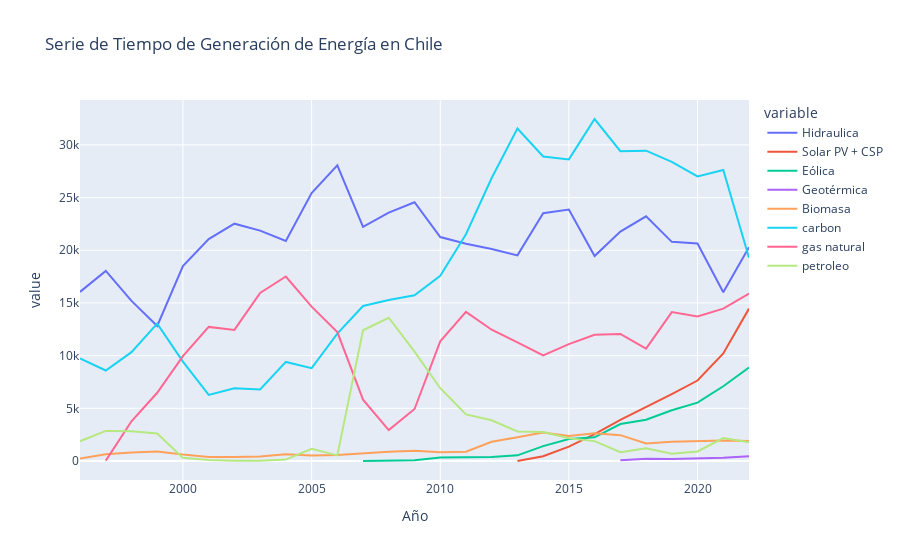

Write notebook code for a chart like this one.
### Code cell
# Lista de fuentes de energía a incluir, asegúrate de que los nombres coincidan con tu archivo
fuentes_energia = ["Hidraulica", "Solar PV + CSP", "Eólica", "Geotérmica", "Biomasa", 
                   "carbon", "gas natural", "petroleo "]

# Preparar DataFrame para cada fuente de energía
df_series = pd.DataFrame()

for fuente in fuentes_energia:
    if fuente in df[df.columns[0]].values:
        df_temp = df[df[df.columns[0]] == fuente]
        df_temp = df_temp.iloc[:, 1:].T
        df_temp.columns = [fuente]
        df_temp = df_temp.reset_index()
        df_temp.rename(columns={"index": "Año"}, inplace=True)
        df_temp['Año'] = pd.to_datetime(df_temp['Año'], format='%Y')
        df_series = pd.concat([df_series, df_temp.set_index('Año')], axis=1)

# Restablecer el índice
df_series = df_series.reset_index()

# Crear el gráfico de serie de tiempo con Plotly
fig = px.line(df_series, x='Año', y=df_series.columns[1:], title='Serie de Tiempo de Generación de Energía en Chile')

# Mostrar el gráfico
fig.show()

### Figure 1 — Plotly figure (JSON) as saved in the notebook; plotly's stock layout.template omitted (floating-point values rounded to 4 significant figures)
{"data": [{"hovertemplate": "variable=Hidraulica<br>Año=%{x}<br>value=%{y}<extra></extra>", "legendgroup": "Hidraulica", "line": {"color": "#636efa", "dash": "solid"}, "marker": {"symbol": "circle"}, "mode": "lines", "name": "Hidraulica", "orientation": "v", "showlegend": true, "type": "scatter", "x": ["1996-01-01T00:00:00", "1997-01-01T00:00:00", "1998-01-01T00:00:00", "1999-01-01T00:00:00", "2000-01-01T00:00:00", "2001-01-01T00:00:00", "2002-01-01T00:00:00", "2003-01-01T00:00:00", "2004-01-01T00:00:00", "2005-01-01T00:00:00", "2006-01-01T00:00:00", "2007-01-01T00:00:00", "2008-01-01T00:00:00", "2009-01-01T00:00:00", "2010-01-01T00:00:00", "2011-01-01T00:00:00", "2012-01-01T00:00:00", "2013-01-01T00:00:00", "2014-01-01T00:00:00", "2015-01-01T00:00:00", "2016-01-01T00:00:00", "2017-01-01T00:00:00", "2018-01-01T00:00:00", "2019-01-01T00:00:00", "2020-01-01T00:00:00", "2021-01-01T00:00:00", "2022-01-01T00:00:00"], "xaxis": "x", "y": [16051, 18040, 15194, 12817, 18508, 21058, 22524, 21864, 20889, 25436, 28068, 22227, 23570, 24557, 21254, 20623, 20124, 19514, 23511, 23866, 19446, 21768, 23218, 20797, 20637, 16016, 20290], "yaxis": "y"}, {"hovertemplate": "variable=Solar PV + CSP<br>Año=%{x}<br>value=%{y}<extra></extra>", "legendgroup": "Solar PV + CSP", "line": {"color": "#EF553B", "dash": "solid"}, "marker": {"symbol": "circle"}, "mode": "lines", "name": "Solar PV + CSP", "orientation": "v", "showlegend": true, "type": "scatter", "x": ["1996-01-01T00:00:00", "1997-01-01T00:00:00", "1998-01-01T00:00:00", "1999-01-01T00:00:00", "2000-01-01T00:00:00", "2001-01-01T00:00:00", "2002-01-01T00:00:00", "2003-01-01T00:00:00", "2004-01-01T00:00:00", "2005-01-01T00:00:00", "2006-01-01T00:00:00", "2007-01-01T00:00:00", "2008-01-01T00:00:00", "2009-01-01T00:00:00", "2010-01-01T00:00:00", "2011-01-01T00:00:00", "2012-01-01T00:00:00", "2013-01-01T00:00:00", "2014-01-01T00:00:00", "2015-01-01T00:00:00", "2016-01-01T00:00:00", "2017-01-01T00:00:00", "2018-01-01T00:00:00", "2019-01-01T00:00:00", "2020-01-01T00:00:00", "2021-01-01T00:00:00", "2022-01-01T00:00:00"], "xaxis": "x", "y": [null, null, null, null, null, null, null, null, null, null, null, null, null, null, null, null, null, 7, 459, 1360, 2550, 3896, 5083, 6347, 7638, 10215, 14463], "yaxis": "y"}, {"hovertemplate": "variable=Eólica<br>Año=%{x}<br>value=%{y}<extra></extra>", "legendgroup": "Eólica", "line": {"color": "#00cc96", "dash": "solid"}, "marker": {"symbol": "circle"}, "mode": "lines", "name": "Eólica", "orientation": "v", "showlegend": true, "type": "scatter", "x": ["1996-01-01T00:00:00", "1997-01-01T00:00:00", "1998-01-01T00:00:00", "1999-01-01T00:00:00", "2000-01-01T00:00:00", "2001-01-01T00:00:00", "2002-01-01T00:00:00", "2003-01-01T00:00:00", "2004-01-01T00:00:00", "2005-01-01T00:00:00", "2006-01-01T00:00:00", "2007-01-01T00:00:00", "2008-01-01T00:00:00", "2009-01-01T00:00:00", "2010-01-01T00:00:00", "2011-01-01T00:00:00", "2012-01-01T00:00:00", "2013-01-01T00:00:00", "2014-01-01T00:00:00", "2015-01-01T00:00:00", "2016-01-01T00:00:00", "2017-01-01T00:00:00", "2018-01-01T00:00:00", "2019-01-01T00:00:00", "2020-01-01T00:00:00", "2021-01-01T00:00:00", "2022-01-01T00:00:00"], "xaxis": "x", "y": [null, null, null, null, null, null, null, null, null, null, null, 3, 31, 71, 325, 324, 383, 539, 1411, 2080, 2252, 3507, 3918, 4812, 5537, 7095, 8872], "yaxis": "y"}, {"hovertemplate": "variable=Geotérmica<br>Año=%{x}<br>value=%{y}<extra></extra>", "legendgroup": "Geotérmica", "line": {"color": "#ab63fa", "dash": "solid"}, "marker": {"symbol": "circle"}, "mode": "lines", "name": "Geotérmica", "orientation": "v", "showlegend": true, "type": "scatter", "x": ["1996-01-01T00:00:00", "1997-01-01T00:00:00", "1998-01-01T00:00:00", "1999-01-01T00:00:00", "2000-01-01T00:00:00", "2001-01-01T00:00:00", "2002-01-01T00:00:00", "2003-01-01T00:00:00", "2004-01-01T00:00:00", "2005-01-01T00:00:00", "2006-01-01T00:00:00", "2007-01-01T00:00:00", "2008-01-01T00:00:00", "2009-01-01T00:00:00", "2010-01-01T00:00:00", "2011-01-01T00:00:00", "2012-01-01T00:00:00", "2013-01-01T00:00:00", "2014-01-01T00:00:00", "2015-01-01T00:00:00", "2016-01-01T00:00:00", "2017-01-01T00:00:00", "2018-01-01T00:00:00", "2019-01-01T00:00:00", "2020-01-01T00:00:00", "2021-01-01T00:00:00", "2022-01-01T00:00:00"], "xaxis": "x", "y": [null, null, null, null, null, null, null, null, null, null, null, null, null, null, null, null, null, null, null, null, null, 64, 214, 202, 246, 317, 465], "yaxis": "y"}, {"hovertemplate": "variable=Biomasa<br>Año=%{x}<br>value=%{y}<extra></extra>", "legendgroup": "Biomasa", "line": {"color": "#FFA15A", "dash": "solid"}, "marker": {"symbol": "circle"}, "mode": "lines", "name": "Biomasa", "orientation": "v", "showlegend": true, "type": "scatter", "x": ["1996-01-01T00:00:00", "1997-01-01T00:00:00", "1998-01-01T00:00:00", "1999-01-01T00:00:00", "2000-01-01T00:00:00", "2001-01-01T00:00:00", "2002-01-01T00:00:00", "2003-01-01T00:00:00", "2004-01-01T00:00:00", "2005-01-01T00:00:00", "2006-01-01T00:00:00", "2007-01-01T00:00:00", "2008-01-01T00:00:00", "2009-01-01T00:00:00", "2010-01-01T00:00:00", "2011-01-01T00:00:00", "2012-01-01T00:00:00", "2013-01-01T00:00:00", "2014-01-01T00:00:00", "2015-01-01T00:00:00", "2016-01-01T00:00:00", "2017-01-01T00:00:00", "2018-01-01T00:00:00", "2019-01-01T00:00:00", "2020-01-01T00:00:00", "2021-01-01T00:00:00", "2022-01-01T00:00:00"], "xaxis": "x", "y": [238, 653, 813, 914, 617, 387, 374, 432, 646, 517, 570, 744, 884, 966, 841, 888, 1828, 2257, 2715, 2384, 2643, 2456, 1669, 1820, 1883, 1946, 1895], "yaxis": "y"}, {"hovertemplate": "variable=carbon<br>Año=%{x}<br>value=%{y}<extra></extra>", "legendgroup": "carbon", "line": {"color": "#19d3f3", "dash": "solid"}, "marker": {"symbol": "circle"}, "mode": "lines", "name": "carbon", "orientation": "v", "showlegend": true, "type": "scatter", "x": ["1996-01-01T00:00:00", "1997-01-01T00:00:00", "1998-01-01T00:00:00", "1999-01-01T00:00:00", "2000-01-01T00:00:00", "2001-01-01T00:00:00", "2002-01-01T00:00:00", "2003-01-01T00:00:00", "2004-01-01T00:00:00", "2005-01-01T00:00:00", "2006-01-01T00:00:00", "2007-01-01T00:00:00", "2008-01-01T00:00:00", "2009-01-01T00:00:00", "2010-01-01T00:00:00", "2011-01-01T00:00:00", "2012-01-01T00:00:00", "2013-01-01T00:00:00", "2014-01-01T00:00:00", "2015-01-01T00:00:00", "2016-01-01T00:00:00", "2017-01-01T00:00:00", "2018-01-01T00:00:00", "2019-01-01T00:00:00", "2020-01-01T00:00:00", "2021-01-01T00:00:00", "2022-01-01T00:00:00"], "xaxis": "x", "y": [9733, 8588, 10330, 13034, 9429, 6272, 6901, 6783, 9404, 8816, 12096, 14716, 15285, 15736, 17572, 21521, 26857, 31548, 28893, 28622, 32456, 29407, 29453, 28390, 27008, 27617, 19291], "yaxis": "y"}, {"hovertemplate": "variable=gas natural<br>Año=%{x}<br>value=%{y}<extra></extra>", "legendgroup": "gas natural", "line": {"color": "#FF6692", "dash": "solid"}, "marker": {"symbol": "circle"}, "mode": "lines", "name": "gas natural", "orientation": "v", "showlegend": true, "type": "scatter", "x": ["1996-01-01T00:00:00", "1997-01-01T00:00:00", "1998-01-01T00:00:00", "1999-01-01T00:00:00", "2000-01-01T00:00:00", "2001-01-01T00:00:00", "2002-01-01T00:00:00", "2003-01-01T00:00:00", "2004-01-01T00:00:00", "2005-01-01T00:00:00", "2006-01-01T00:00:00", "2007-01-01T00:00:00", "2008-01-01T00:00:00", "2009-01-01T00:00:00", "2010-01-01T00:00:00", "2011-01-01T00:00:00", "2012-01-01T00:00:00", "2013-01-01T00:00:00", "2014-01-01T00:00:00", "2015-01-01T00:00:00", "2016-01-01T00:00:00", "2017-01-01T00:00:00", "2018-01-01T00:00:00", "2019-01-01T00:00:00", "2020-01-01T00:00:00", "2021-01-01T00:00:00", "2022-01-01T00:00:00"], "xaxis": "x", "y": [null, 42, 3775, 6476, 9949, 12729, 12440, 15956, 17508, 14651, 12230, 5822, 2938, 4938, 11355, 14153, 12457, 11258, 10027, 11092, 11987, 12059, 10664, 14131, 13710, 14464, 15895], "yaxis": "y"}, {"hovertemplate": "variable=petroleo <br>Año=%{x}<br>value=%{y}<extra></extra>", "legendgroup": "petroleo ", "line": {"color": "#B6E880", "dash": "solid"}, "marker": {"symbol": "circle"}, "mode": "lines", "name": "petroleo ", "orientation": "v", "showlegend": true, "type": "scatter", "x": ["1996-01-01T00:00:00", "1997-01-01T00:00:00", "1998-01-01T00:00:00", "1999-01-01T00:00:00", "2000-01-01T00:00:00", "2001-01-01T00:00:00", "2002-01-01T00:00:00", "2003-01-01T00:00:00", "2004-01-01T00:00:00", "2005-01-01T00:00:00", "2006-01-01T00:00:00", "2007-01-01T00:00:00", "2008-01-01T00:00:00", "2009-01-01T00:00:00", "2010-01-01T00:00:00", "2011-01-01T00:00:00", "2012-01-01T00:00:00", "2013-01-01T00:00:00", "2014-01-01T00:00:00", "2015-01-01T00:00:00", "2016-01-01T00:00:00", "2017-01-01T00:00:00", "2018-01-01T00:00:00", "2019-01-01T00:00:00", "2020-01-01T00:00:00", "2021-01-01T00:00:00", "2022-01-01T00:00:00"], "xaxis": "x", "y": [1882, 2857, 2835, 2617, 301, 91, 29, 21, 141, 1153, 539, 12409, 13598, 10377, 6909, 4424, 3873, 2807, 2759, 2161, 1889, 845, 1209, 683, 908, 2183, 1793], "yaxis": "y"}], "layout": {"legend": {"title": {"text": "variable"}, "tracegroupgap": 0}, "title": {"text": "Serie de Tiempo de Generación de Energía en Chile"}, "xaxis": {"anchor": "y", "domain": [0, 1], "title": {"text": "Año"}}, "yaxis": {"anchor": "x", "domain": [0, 1], "title": {"text": "value"}}}}
